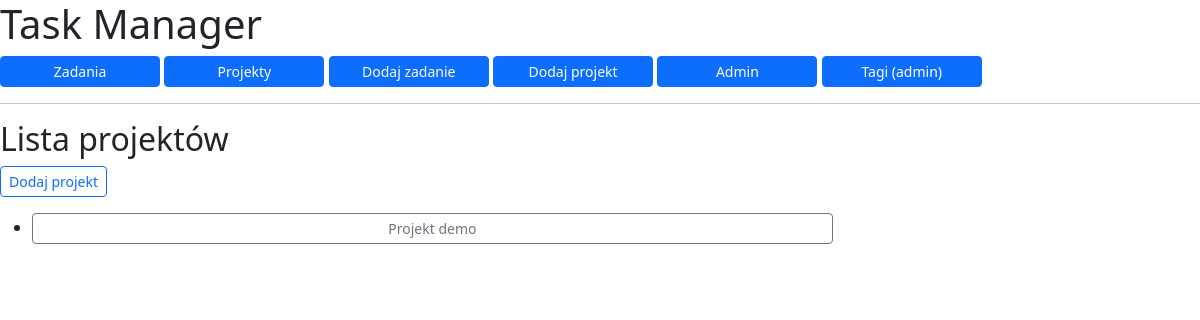
The app's page /projects/, older data.
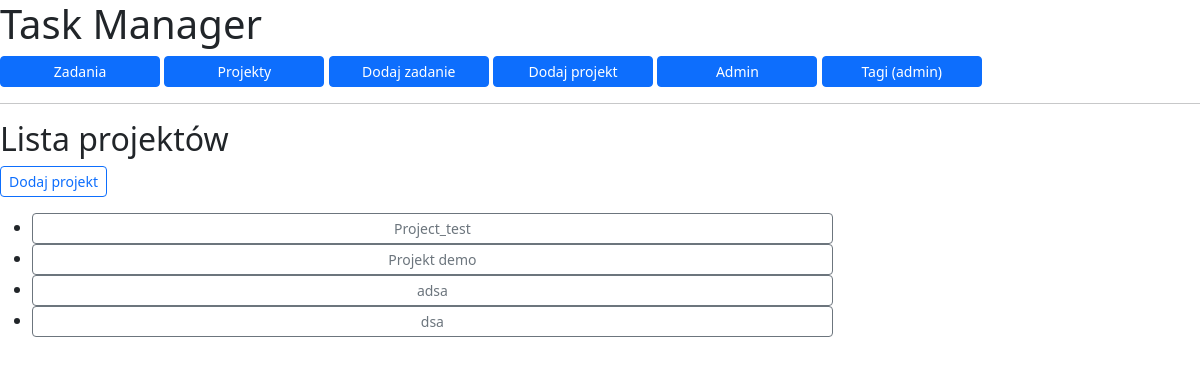
The same page, newer data.
### seredaApp/models.py (models this page shows, shortened)
class Project(models.Model):
    name = models.CharField(max_length=100)
    description = models.TextField(blank=True)
    created_at = models.DateTimeField(auto_now_add=True)
    is_active = models.BooleanField(default=True)
    class Meta:
        ordering = ["name"]

### seredaApp/views.py (the view)
# urls.py: path("projects/", ProjectListView.as_view(), name="project_list"),
class ProjectListView(ListView):
    model = Project
    emplate_name = "seredaApp/project_list.html"
    context_object_name = "projects"

### seredaApp/templates/seredaApp/project_list.html
{% extends "base.html" %}
{% block content %}
<h2>Lista projektów</h2>
<p>
    <a href="{% url 'project_add' %}" class="btn btn-outline-primary btn-sm">Dodaj projekt</a>
</p>
{% if projects %}
    <ul>
        {% for project in projects %}
            <li>
                <a href="{% url 'project_detail' project.pk %}" class="btn btn-outline-secondary btn-sm" style="width: 100ch;">
                    {{ project.name }}
                </a>
            </li>
        {% endfor %}
    </ul>
{% else %}
    <p>Brak projektów.</p>
{% endif %}
{% endblock %}

Row changes from the older to the newer data that the page shows:
added Project: name "Project_test"
added Project: name "adsa"
added Project: name "dsa"
